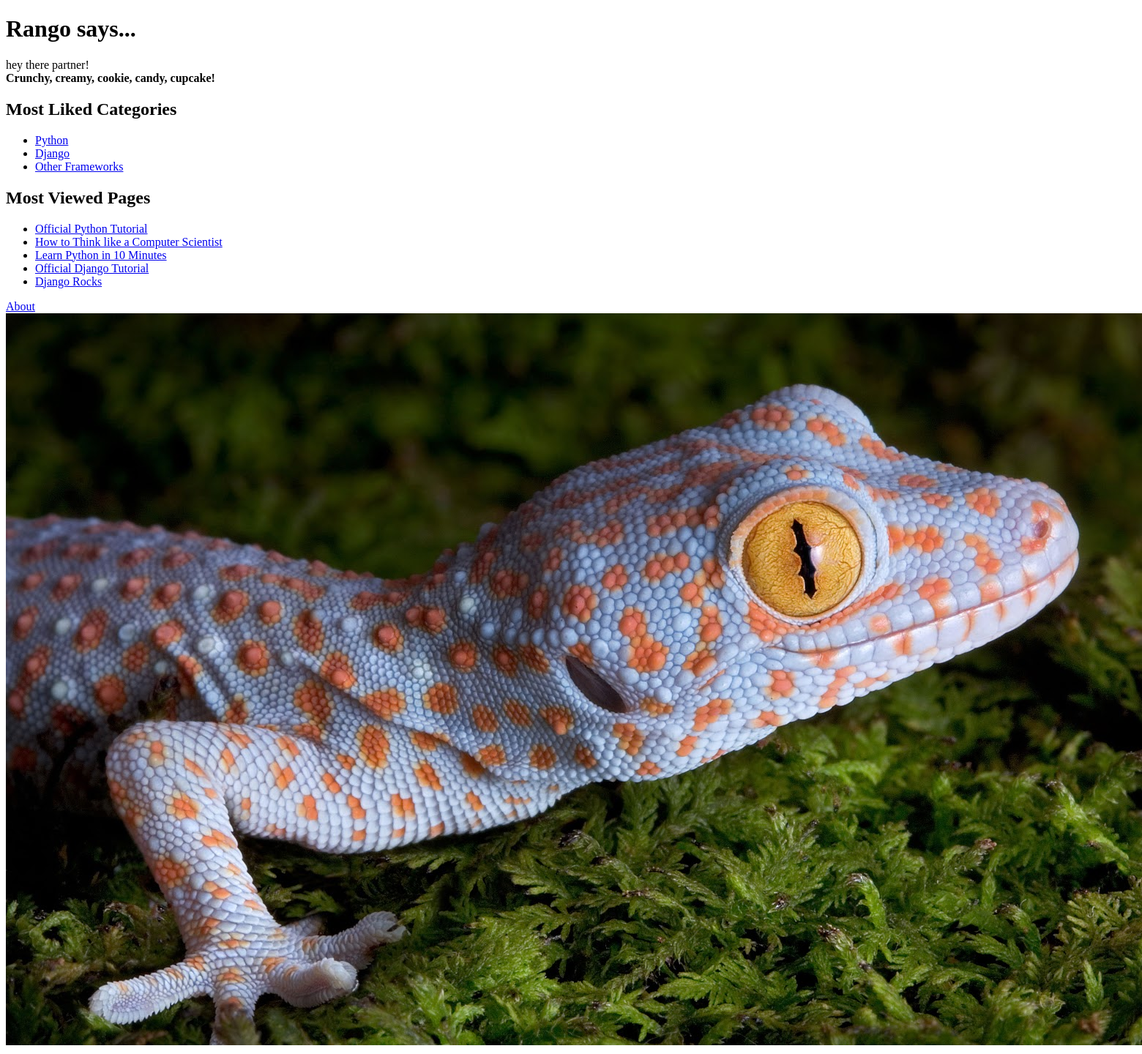
The app's page /, older data.
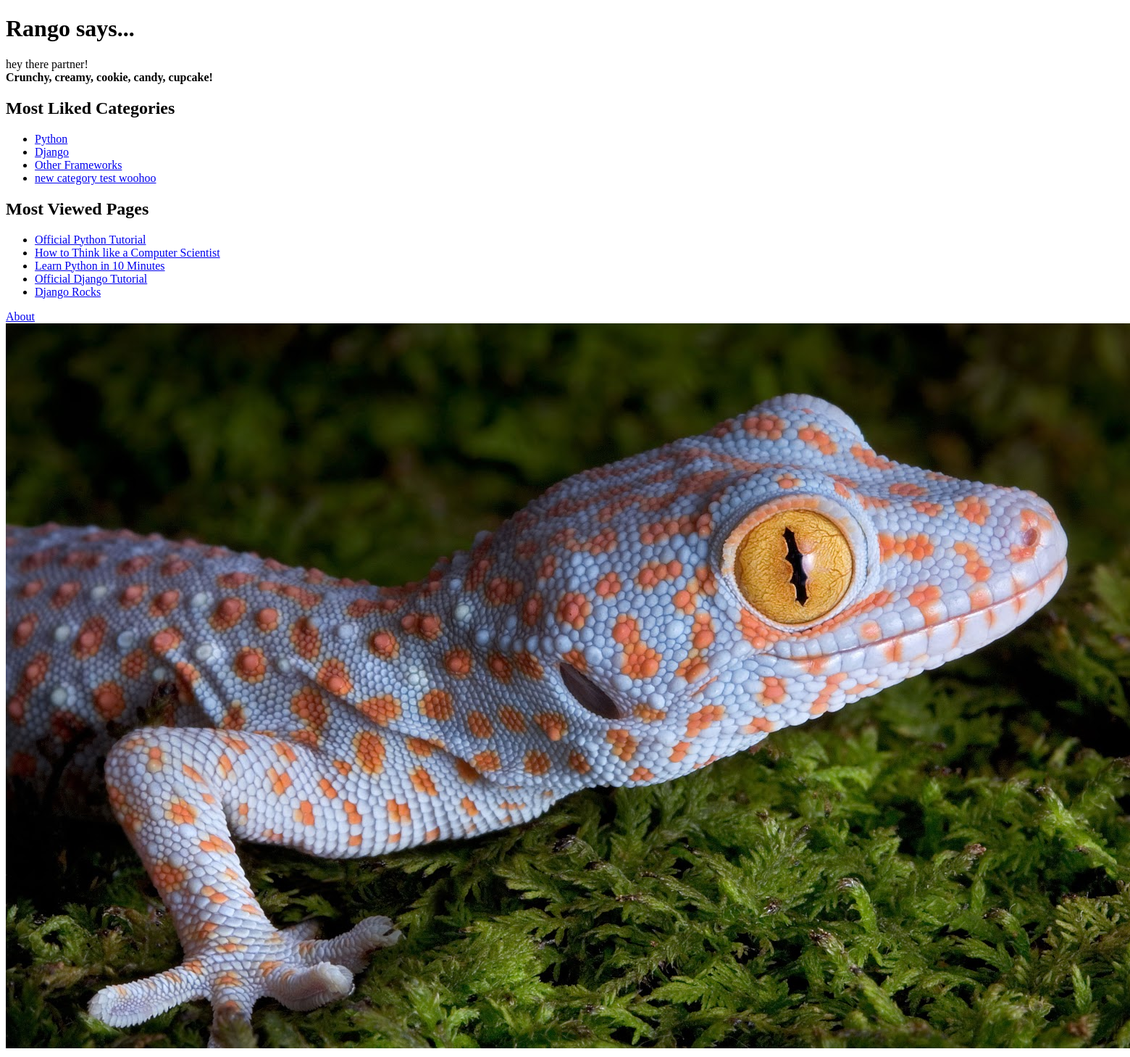
The same page, newer data.
### rango/models.py (models this page shows, shortened)
class Category(models.Model):
    name = models.CharField(max_length=128, unique=True)
    views = models.IntegerField(default=0)
    likes = models.IntegerField(default=0)
    slug = models.SlugField(unique=True)
    class Meta:
        verbose_name_plural = 'Categories'

class Page(models.Model):
    category = models.ForeignKey(Category, on_delete=models.CASCADE)
    title = models.CharField(max_length=128)
    url = models.URLField()
    views = models.IntegerField(default=0)

### rango/views.py (the view)
# urls.py: path('', views.index, name='index'),
def index(request):
    category_list = Category.objects.order_by('-likes')[:5]
    page_list = Page.objects.order_by('-views')[:5]
    context_dict = {}
    context_dict['boldmessage'] = 'Crunchy, creamy, cookie, candy, cupcake!'
    context_dict['categories'] = category_list
    context_dict['pages'] = page_list
    return render(request, 'rango/index.html', context=context_dict)

### templates/rango/index.html (shortened to what this page needs)
<!DOCTYPE html>
{% load staticfiles %}
<html>
	<head>
	</head>
	<body>
		<h1>Rango says...</h1>
		<div>
			hey there partner! <br />
			<strong>{{ boldmessage }}</strong><br/>
		</div>
		<div>
            <h2>Most Liked Categories</h2>
			{% if categories %}
				<ul>
					{% for category in categories %}
						<li>
							<a href="/rango/category/{{ category.slug }}/">{{ category.name }}</a>
						</li>
					{% endfor %}
				</ul>
			{% else %}
				<strong>There are no categories present.</strong>
			{% endif %}
		</div>
        <div>
            <h2>Most Viewed Pages</h2>
			{% if pages %}
				<ul>
					{% for page in pages %}
						<li>
                            <a href = "{{ page.url }}/" > {{ page.title }} </a>
                        </li>
					{% endfor %}
				</ul>
			{% else %}
				<strong>There are no pages present.</strong>
			{% endif %}
		</div>
		<div>
			<a href="/rango/about/">About</a><br />
			<img src="{% static 'images/rango.jpg' %}" alt="Picture of Rango" />
		</div>
	</body>
</html>

Row changes from the older to the newer data that the page shows:
added Category: name "new category test woohoo"
